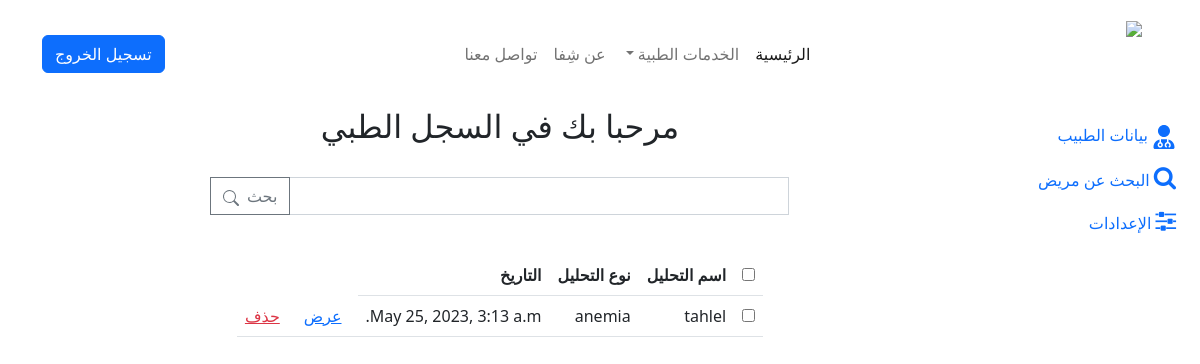
/medicalAnalysis/tests (signed in), run on an earlier commit of the app's database.
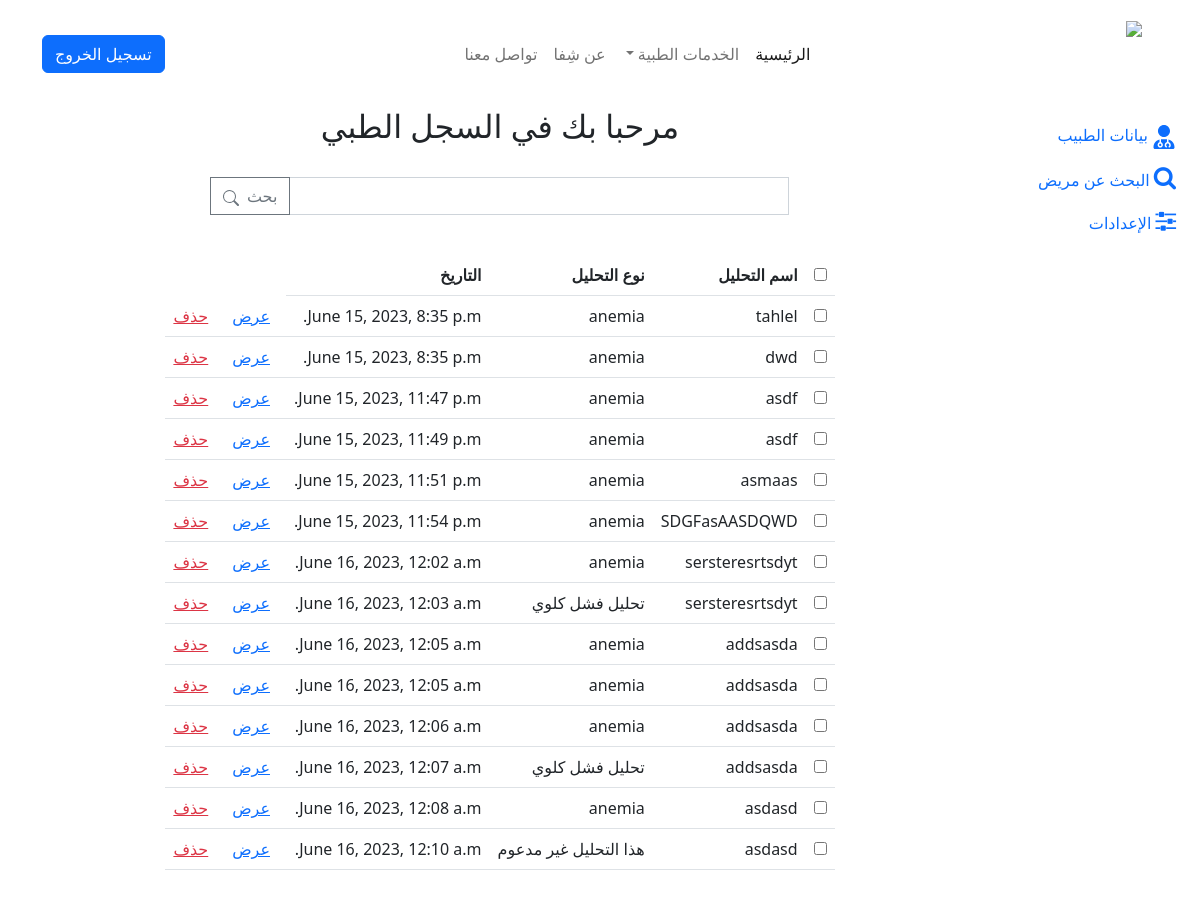
And on a later commit of the database.
### medicalAnalysis/models.py (models this page shows, shortened)
class MedicalTest(models.Model):
    test_type=models.CharField(max_length=50, default="anemia")
    user=models.ForeignKey( CustomUser,on_delete=models.CASCADE)
    title=models.CharField( max_length=30)
    image=models.ImageField( upload_to=image_upload, height_field=None, width_field=None, max_length=None)
    upload_date=models.DateTimeField( auto_now=True, auto_now_add=False)
    result = models.CharField(max_length=50,blank=True,null=True)
    review=models.CharField( max_length=150,blank=True,null=True)
    rate1=models.BooleanField(default=False)
    rate2=models.BooleanField(default=False)
    rate3=models.BooleanField(default=False)
    rate4=models.BooleanField(default=False)
    rate5=models.BooleanField(default=False)
    reviewed_by=models.ForeignKey( CustomUser,on_delete=models.CASCADE,related_name='reviewed_doctor',blank=True,null=True)

### medicalAnalysis/views.py (the view)
# urls.py: path('tests', TestsListView.as_view(), name='tests'),
class TestsListView(UserPassesTestMixin, LoginRequiredMixin, ListView):
    model = MedicalTest
    template_name = "p_history.html,"
    context_object_name = 'tests'
    def get_template_names(self):
        if self.request.user.is_patient:
            template_names = ['p_history.html']
        elif self.request.user.is_lab_specialist:
            template_names = ['l-patients.html']
        elif self.request.user.is_doctor:
            template_names = ['tests.html']
        return template_names
    def test_func(self):
        return self.request.user.is_patient or self.request.user.is_lab_specialist or self.request.user.is_doctor

### medicalAnalysis/templates/tests.html (shortened to what this page needs)
{% extends 'doctor.html' %}
{% load static %}
{% load bootstrap4 %}
{% block body %}
        <div class="col d-xl-flex flex-column justify-content-xl-center align-items-xl-center">
            <div>
                <h2 class="text-center" style="margin-bottom: 16px;">مرحبا بك في السجل الطبي</h2>
            </div>
            <div style="margin: 16px;margin-bottom: 8px;">
                <div class="input-group mb-3">
                    <input class="form-control form-control" type="text" id="search-input" onkeyup="searchTable()" aria-label="Search" aria-describedby="button-addon2" style="width: 500px;">
                    <button class="btn btn-outline-secondary" type="button" id="button-addon2">بحث&nbsp;&nbsp;</button></div>
            </div>
            <div class="table-responsive" style="margin: 16px;">
                <table class="table table-hover" id="my-table">
                    <thead>
                        <tr>
                            <th><input type="checkbox"></th>
                            <th>اسم التحليل</th>
                            <th>نوع التحليل</th>
                            <th>التاريخ</th>
                        </tr>
                    </thead>
                    <tbody>
                        {% for test in tests %}
                            <tr>
                                <td><input type="checkbox"></td>
                                <td>{{test.title}}</td>
                                <td>{{test.test_type}} </td>
                                <td>{{test.upload_date}}</td>
                                <td>
                                    <a href="{% url 'medicalAnalysis:result_review' test.id %}" style="padding: 8px;" >عرض</a>
                                </td>
                                    <td>
                                    <a class="link-danger" href="#" onclick="deleteRow(this)">حذف</a>
                                </td>
                            </tr>
                        {% endfor %}
                    </tbody>
                </table>
            </div>
        </div>
    </div>
{% endblock body %}

What changed in the data, as far as the page shows it:
changed MedicalTest "tahlel": upload_date "May 25, 2023, 3:13 a.m." → "June 15, 2023, 8:35 p.m."
added MedicalTest: title "dwd", test_type "anemia", upload_date "June 15, 2023, 8:35 p.m."
added MedicalTest: title "asdf", test_type "anemia", upload_date "June 15, 2023, 11:47 p.m."
added MedicalTest: title "asdf", test_type "anemia", upload_date "June 15, 2023, 11:49 p.m."
added MedicalTest: title "asmaas", test_type "anemia", upload_date "June 15, 2023, 11:51 p.m."
added MedicalTest: title "SDGFasAASDQWD", test_type "anemia", upload_date "June 15, 2023, 11:54 p.m."
added MedicalTest: title "sersteresrtsdyt", test_type "anemia", upload_date "June 16, 2023, 12:02 a.m."
added MedicalTest: title "sersteresrtsdyt", test_type "تحليل فشل كلوي", upload_date "June 16, 2023, 12:03 a.m."
added MedicalTest: title "addsasda", test_type "anemia", upload_date "June 16, 2023, 12:05 a.m."
added MedicalTest: title "addsasda", test_type "anemia", upload_date "June 16, 2023, 12:05 a.m."
added MedicalTest: title "addsasda", test_type "anemia", upload_date "June 16, 2023, 12:06 a.m."
added MedicalTest: title "addsasda", test_type "تحليل فشل كلوي", upload_date "June 16, 2023, 12:07 a.m."
added MedicalTest: title "asdasd", test_type "anemia", upload_date "June 16, 2023, 12:08 a.m."
added MedicalTest: title "asdasd", test_type "هذا التحليل غير مدعوم", upload_date "June 16, 2023, 12:10 a.m."
